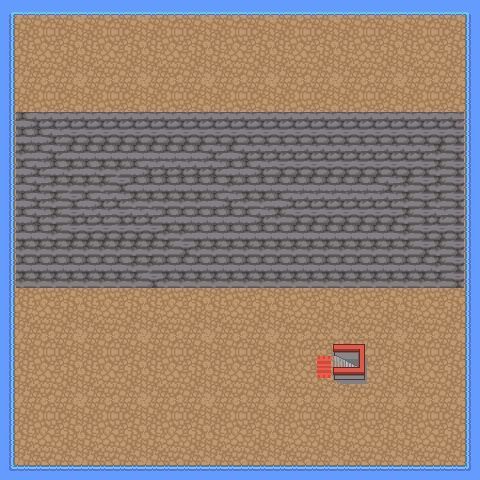

This is a level from a 2D game, rendered from its Tiled map with the project's own tilesets. A one-line summary and the map file follow, with tile-layer data summarised:
An orthogonal 30x30 tile map with 16x16 px tiles, 2 tile layers (eau, terre), 2 tilesets and 12 objects (7x collision, start, enter_world, boss_path1, boss_path2, ...).

<map version="1.5" tiledversion="1.7.2" orientation="orthogonal" renderorder="right-down" width="30" height="30" tilewidth="16" tileheight="16" infinite="0" nextlayerid="5" nextobjectid="19">
 <tileset firstgid="1" source="nature.tsx" />
 <tileset firstgid="721" source="house.tsx" />
 <layer id="1" name="eau" width="30" height="30">
  <data>[900 cells, 900 non-empty, 8 distinct tile ids]</data>
 </layer>
 <layer id="2" name="terre" width="30" height="30">
  <data>[900 cells, 900 non-empty, 52 distinct tile ids]</data>
 </layer>
 <objectgroup id="3" name="Calque d'Objets 1">
  <object id="1" name="player" type="start" x="66.5969" y="356.655">
   <point />
  </object>
  <object id="14" name="enter_world" x="305.142" y="336.648" width="64.1789" height="48.4259" />
  <object id="15" name="boss_path1" x="159.865" y="301.809" width="16.3333" height="16" />
  <object id="16" name="boss_path2" x="158.699" y="381.741" width="16.3333" height="16" />
  <object id="18" name="feu" type="feu" x="43.1749" y="455.67">
   <point />
  </object>
 </objectgroup>
 <objectgroup id="4" name="murs">
  <object id="4" type="collision" x="4.95386" y="270.362" width="480" height="17.3333" />
  <object id="6" type="collision" x="-233.293" y="182.484" width="480" height="17.3333" rotation="90" />
  <object id="7" type="collision" x="-136.6" y="197.575" width="480" height="17.3333" rotation="90" />
  <object id="8" type="collision" x="-264.034" y="194.78" width="480" height="17.3333" rotation="90" />
  <object id="10" type="collision" x="-0.221877" y="457.958" width="480" height="17.3333" />
  <object id="11" type="collision" x="459.991" y="5.03027" width="19.0033" height="475.082" />
  <object id="13" type="collision" x="1.67674" y="-52.5387" width="19.0033" height="512.422" />
 </objectgroup>
</map>
